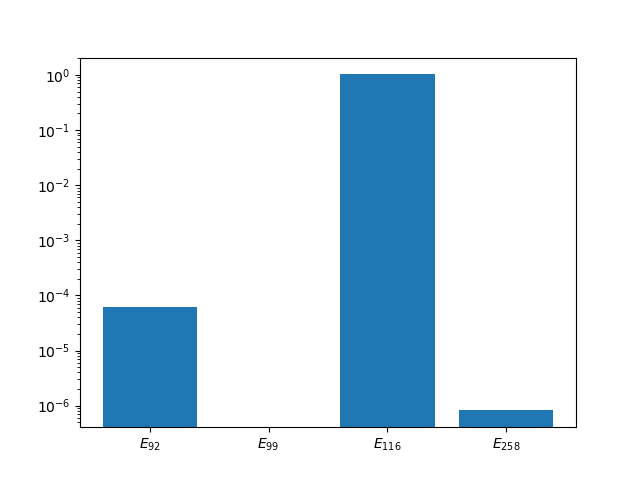

This figure's Python source:
import matplotlib.pyplot as plt

with open ('../testing/DAKOTA_TCHEMtest/out_chem_sens-8577968.out', 'r') as myfile:
    outputfile = myfile.readlines()
    x2 = outputfile[10850].split(' x2')[0][-16:]
    x3 = outputfile[10851].split(' x3')[0][-16:]
    x4 = outputfile[10852].split(' x4')[0][-16:]
    x5 = outputfile[10853].split(' x5')[0][-16:]

pentane_sobol_indices = [float(x2), float(x3), float(x4), float(x5)]

plt.bar(['$E_{92}$', '$E_{99}$', '$E_{116}$', '$E_{258}$'], pentane_sobol_indices)
plt.yscale('log')
plt.savefig('pentane_sens_vis.PNG')